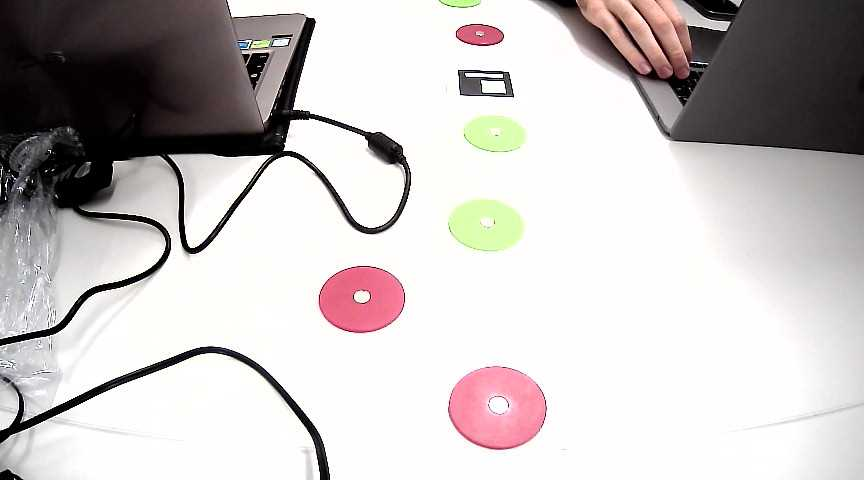
#> input picture playground/discs_images/disc_6.png, 864 x 480 px, found by its file name
$ jupyter execute test_discs.ipynb   (older library calls are emulated)
#> lines starting #> are read from the running program, lines starting #| are printed output that depends on the picture; after the words box and inside, x2 and y2 are one past the last pixel; in counts of white or black regions, pixels touching at a corner belong together; long printed decimals are rounded
[cell 1]
import cv2

import matplotlib.pyplot as plt
import numpy as np

[cell 2]
def find_variable_name(value, namespace):
    for name, val in namespace.items():
        if val is value:
            return name
    return None


def plot(*imgs, lbls=None): # variable number of positional arguments *imgs (The * in this context is the unpacking or "splat" operator)
    fig = plt.figure(figsize=(10,10))
    if lbls is None:
        lbls = ['']*len(imgs)
    dim = np.ceil(np.sqrt(len(imgs))).astype(int) #  calculates the square root of the number of images, which is then used to determine the dimensions of a square grid.
    for i, (im, lbl) in enumerate(zip(imgs, lbls)): # we get both the index and the corresponding image and label
        ax = fig.add_subplot(dim,dim,i+1)
        if len(im.shape) == 2:
            ax.imshow(im, cmap='gray')
        else:
            ax.imshow(cv2.cvtColor(im, cv2.COLOR_BGR2RGB))
        ax.axis('off')
        ax.set_title(find_variable_name(im, globals()) if lbl == '' else lbl)
    plt.show()

[cell 3]
img = cv2.imread('disc_6.png')
#> img is the input picture: shape (480, 864, 3); mean B, G, R 193.3, 193.8, 198.6
gray = cv2.cvtColor(img, cv2.COLOR_BGR2GRAY)
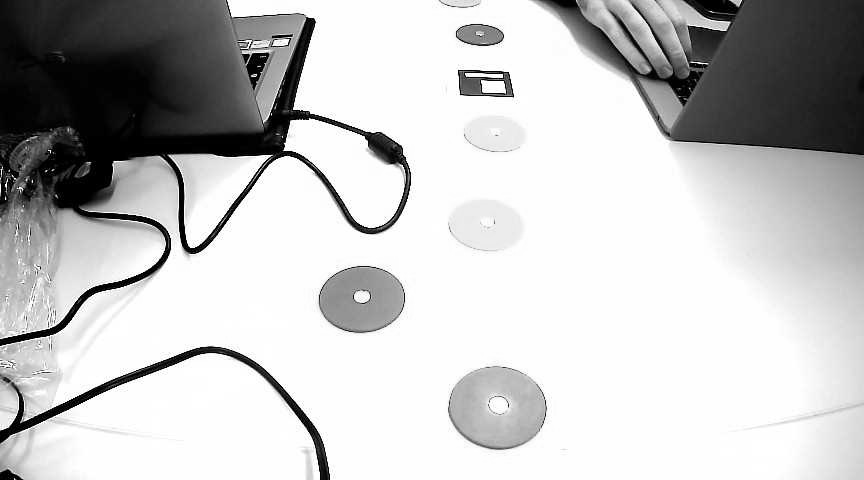
#> gray: shape (480, 864); min 0, max 255, mean 195.1

# kernel = np.ones((3, 3), np.uint8)

# gray = cv2.morphologyEx(gray, cv2.MORPH_OPEN, kernel, iterations=2)
# gray = cv2.morphologyEx(gray, cv2.MORPH_CLOSE, kernel, iterations=2)

# Apply Hough transform on the blurred image.
detected_circles = cv2.HoughCircles(gray,
                   cv2.HOUGH_GRADIENT, 1, minDist=40, param1 = 100,
               param2 = 30, minRadius = 20, maxRadius = 50)
#> detected_circles = [[499.5, 402.5, 47.2], [50.5, 174.5, 33.8], [371.5, 202.5, 30.9], [365.5, 294.5, 39.1], [143.5, 246.5, 27.9]]

# Draw circles that are detected.
if detected_circles is not None:

    # Convert the circle parameters a, b and r to integers.
    detected_circles = np.uint16(np.around(detected_circles))
#> detected_circles = [[500, 402, 47], [50, 174, 34], [372, 202, 31], [366, 294, 39], [144, 246, 28]]

    for pt in detected_circles[0, :]:
        a, b, r = pt[0], pt[1], pt[2]

        # Draw the circumference of the circle.
        cv2.circle(img, (a, b), r, (0, 255, 0), 2)

        # Draw a small circle (of radius 1) to show the center.
        cv2.circle(img, (a, b), 1, (0, 0, 255), 3)
#> this loop made 5 passes
#> img: shape (480, 864, 3); 0.85% of pixels changed, all inside (x1, y1, x2, y2) = (15, 139, 549, 451)

plot(img)

[cell 4]
img = cv2.imread('disc_6.png')
# img = cv2.cvtColor(img, cv2.COLOR_BGR2RGB)

hsv = cv2.cvtColor(img, cv2.COLOR_BGR2HSV)
#> hsv: shape (480, 864, 3); mean H, S, V 51.1, 18.7, 199.2

# Threshold of blue in HSV space
# lower_blue = np.array([60, 35, 140])
# upper_blue = np.array([180, 255, 255])

lower_red = np.array([60, 40, 150]) # HSV
upper_red = np.array([190, 190, 255])

hsv_green_lower = np.array([10, 40, 35])
hsv_green_upper = np.array([80, 255, 255])

mask1 = cv2.inRange(hsv, lower_red, upper_red)
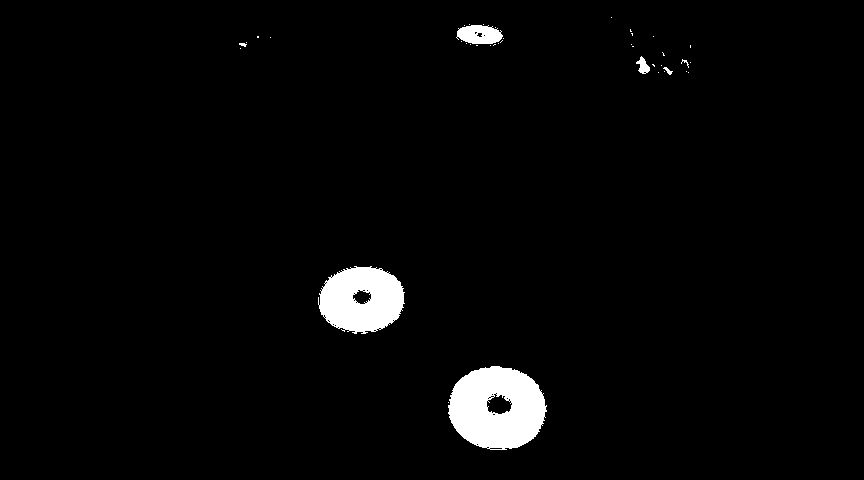
#> mask1: shape (480, 864); 2.7% white; 40 white regions (33 under 20 px), largest, box (x1, y1, x2, y2) and area: (448, 366, 547, 450) 6090, (318, 266, 405, 334) 4320, (456, 25, 503, 44) 678
mask2 = cv2.inRange(hsv, hsv_green_lower, hsv_green_upper)
#> mask2: shape (480, 864); 1.3% white; 74 white regions (66 under 20 px), largest, box (x1, y1, x2, y2) and area: (448, 199, 524, 252) 3050, (463, 116, 525, 152) 1774, (439, 0, 480, 8) 271
# mask2 = cv2.inRange(hsv, lower_blue, upper_blue)


# The black region in the mask has the value of 0,
# so when multiplied with original image removes all non-blue regions
red_circles = cv2.bitwise_and(img, img, mask = mask1)
green_circles = cv2.bitwise_and(img, img, mask = mask2)

# cv2.cvtColor(result, cv2.COLOR_BGR2GRAY)

plot(img, red_circles, green_circles)

See [here](https://www.geeksforgeeks.org/python-opencv-connected-component-labeling-and-analysis/)

[cell 5]
# Analysis of red circles

red_circles_gray = cv2.cvtColor(red_circles, cv2.COLOR_BGR2GRAY)
red_circles_gray = cv2.GaussianBlur(red_circles_gray, (5,5), 0)
_, red_circles_binary_image = cv2.threshold(red_circles_gray, 100, 255, cv2.THRESH_BINARY)
#> red_circles_binary_image: shape (480, 864); 2.6% white; 7 white regions (3 under 20 px), largest, box (x1, y1, x2, y2) and area: (449, 366, 546, 449) 6016, (319, 267, 404, 334) 4177, (457, 25, 502, 44) 609, (637, 57, 650, 73) 107

kernel = np.ones((3, 3), np.uint8)
red_circles_binary_image = cv2.morphologyEx(red_circles_binary_image, cv2.MORPH_OPEN, kernel, iterations=3)
#> red_circles_binary_image: shape (480, 864); 2.6% white; 3 white regions, box (x1, y1, x2, y2) and area: (449, 366, 546, 448) 6009, (320, 267, 404, 331) 4154, (459, 25, 500, 44) 560
red_circles_binary_image = cv2.morphologyEx(red_circles_binary_image, cv2.MORPH_CLOSE, kernel, iterations=3)
#> red_circles_binary_image: shape (480, 864); 2.6% white; 3 white regions, box (x1, y1, x2, y2) and area: (449, 366, 546, 448) 6018, (320, 267, 404, 331) 4182, (459, 25, 500, 44) 600

totalLabels_red, labels, stats, centroids_red = cv2.connectedComponentsWithStats(red_circles_binary_image,8, cv2.CV_32S) # each pixel in the binary image is assigned a label
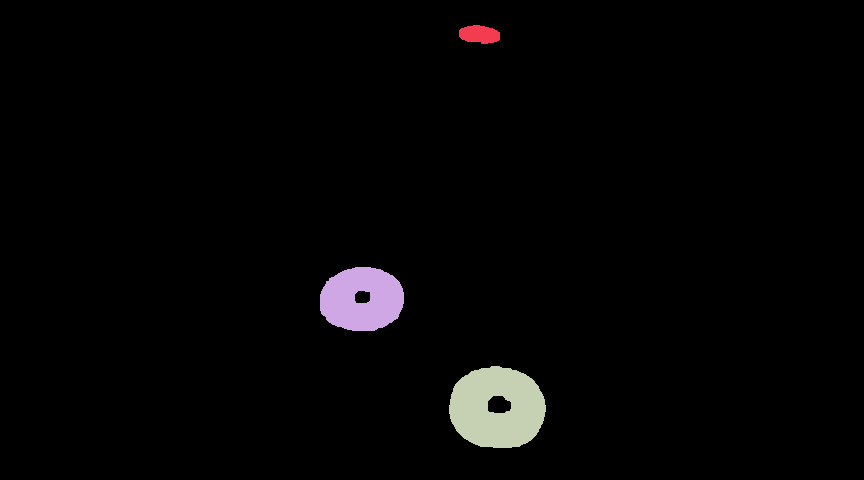
#> labels: shape (480, 864) int32; 4 distinct labels, from 0 to 3; one colour per label, 0 black
#> totalLabels_red = 4; stats = [[0, 0, 864, 480, 403920], [459, 25, 41, 19, 600], [320, 267, 84, 64, 4182], [449, 366, 97, 82, 6018]]; centroids_red = [[431.2, 236.7], [479, 34.05], [361.5, 299], [496.7, 407.6]]
                                                                                                     # representing the connected component it belongs to.

colors = np.random.randint(0,255, size=(totalLabels_red,3), dtype=np.uint8) # as many random colors as labels
#> colors = [[172, 10, 127], [140, 47, 170], [196, 151, 117], [166, 22, 183]]
colors[0] = [0,0,0] # color[0] is the background

red_colored_components = colors[labels] # array broadcasting -> we obtain an array where each pixel's label in the original binary
                                    # image is replaced by the corresponding color from the colors array.


print("Total red components:", totalLabels_red-1)
#| Total red components: 3

# Analysis of green circles

green_circles_gray = cv2.cvtColor(green_circles, cv2.COLOR_BGR2GRAY)
green_circles_gray = cv2.GaussianBlur(green_circles_gray, (5,5), 0)
_, green_circles_binary_image = cv2.threshold(green_circles_gray, 100, 255, cv2.THRESH_BINARY)
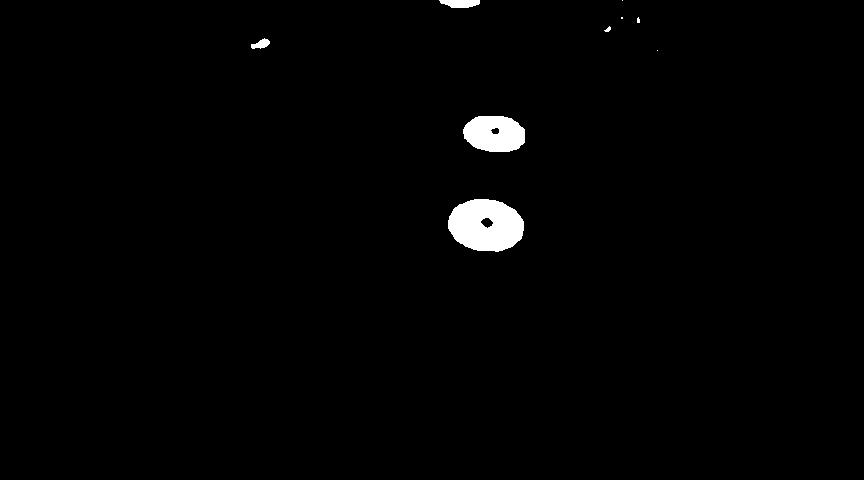
#> green_circles_binary_image: shape (480, 864); 1.3% white; 9 white regions (4 under 20 px), largest, box (x1, y1, x2, y2) and area: (448, 199, 524, 252) 3082, (463, 116, 525, 152) 1795, (439, 0, 480, 8) 263, (251, 38, 270, 49) 122, (604, 26, 611, 32) 23

kernel = np.ones((3, 3), np.uint8)
green_circles_binary_image = cv2.morphologyEx(green_circles_binary_image, cv2.MORPH_OPEN, kernel, iterations=3)
#> green_circles_binary_image: shape (480, 864); 1.2% white; 4 white regions, box (x1, y1, x2, y2) and area: (448, 199, 524, 251) 3078, (464, 116, 525, 152) 1790, (441, 0, 480, 8) 259, (260, 40, 267, 47) 49
green_circles_binary_image = cv2.morphologyEx(green_circles_binary_image, cv2.MORPH_CLOSE, kernel, iterations=3)
#> green_circles_binary_image: shape (480, 864); 1.3% white; 4 white regions, box (x1, y1, x2, y2) and area: (448, 199, 524, 251) 3155, (464, 116, 525, 152) 1827, (441, 0, 480, 8) 259, (260, 40, 267, 47) 49

totalLabels_green, labels, stats, centroids_green = cv2.connectedComponentsWithStats(green_circles_binary_image,8, cv2.CV_32S) # each pixel in the binary image is assigned a label
#> labels: shape (480, 864) int32; 5 distinct labels, from 0 to 4
#> totalLabels_green = 5; stats = [[0, 0, 864, 480, 409430], [441, 0, 39, 8, 259], [260, 40, 7, 7, 49], [464, 116, 61, 36, 1827], [448, 199, 76, 52, 3155]]; centroids_green = [[430.8, 240.3], [460.4, 2.99], [263, 43], [494.3, 133.4], [485.6, 224.9]]
                                                                                                     # representing the connected component it belongs to.

colors = np.random.randint(0,255, size=(totalLabels_green,3), dtype=np.uint8) # as many random colors as labels
#> colors = [[192, 204, 33], [216, 67, 179], [78, 154, 251], [82, 162, 219], [195, 118, 125]]
colors[0] = [0,0,0] # color[0] is the background

green_colored_components = colors[labels] # array broadcasting -> we obtain an array where each pixel's label in the original binary
                                    # image is replaced by the corresponding color from the colors array.


print("Total red components:", totalLabels_red-1)
#| Total red components: 3
print("\nTotal green components:", totalLabels_green-1)
#| Total green components: 4

print("\nCentroidi dei cerchi rossi:\n",centroids_red[1:])
#| Centroidi dei cerchi rossi:
#|  [[479.017  34.048]
#|  [361.488 298.998]
#|  [496.746 407.552]]
print("\nCentroidi dei cerchi verdi:\n", centroids_green[1:])
#| Centroidi dei cerchi verdi:
#|  [[460.413   2.988]
#|  [263.          43.        ]
#|  [494.262 133.425]
#|  [485.592 224.906]]


plot(red_circles_binary_image, red_colored_components, green_circles_binary_image, green_colored_components)
#> in plot (call 3), `plt.show()`:
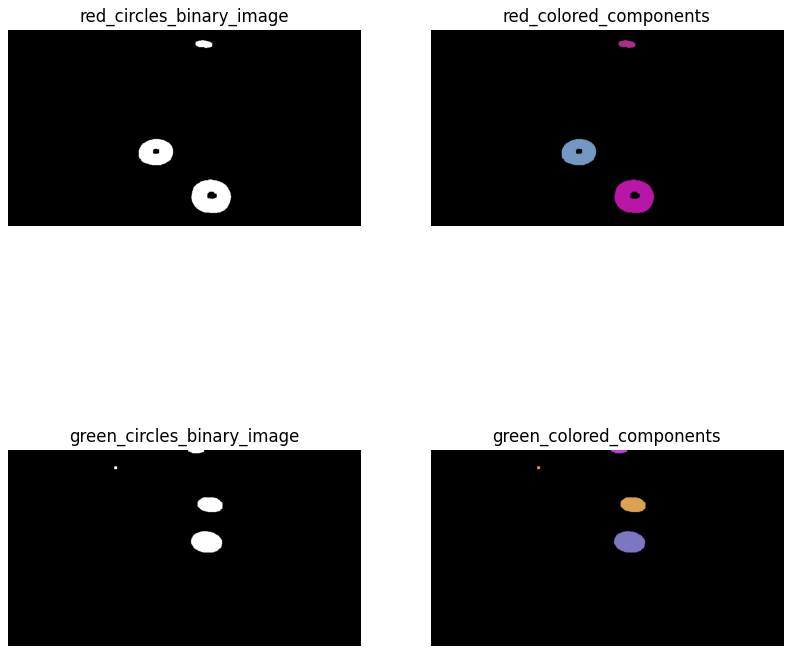
#> figure drawn by matplotlib, 4 panels

## Tutto insieme in una funzione

[cell 6]
def find_centroids(img, color):
    """Takes an input images and returns a list containing the x (left to right) and y (top to bottom)"""
#> called with color = 'red'

    hsv = cv2.cvtColor(img, cv2.COLOR_BGR2HSV)

    if color == "red":
        lower = np.array([60, 40, 150])
        upper = np.array([190, 190, 255])

    elif color == "green":
        lower = np.array([10, 40, 35])
        upper = np.array([80, 255, 255])

    mask = cv2.inRange(hsv, lower, upper)

    circles = cv2.bitwise_and(img, img, mask = mask)

    circles_gray = cv2.cvtColor(circles, cv2.COLOR_BGR2GRAY)
    circles_gray = cv2.GaussianBlur(circles_gray, (5,5), 0)
    _, circles_binary_image = cv2.threshold(circles_gray, 100, 255, cv2.THRESH_BINARY)

    kernel = np.ones((3, 3), np.uint8)
    circles_binary_image = cv2.morphologyEx(circles_binary_image, cv2.MORPH_OPEN, kernel, iterations=3)
    circles_binary_image = cv2.morphologyEx(circles_binary_image, cv2.MORPH_CLOSE, kernel, iterations=3)

    totalLabels, labels, stats, centroids = cv2.connectedComponentsWithStats(circles_binary_image,8, cv2.CV_32S) # each pixel in the binary image is assigned a label
#> totalLabels = 4; stats = [[0, 0, 864, 480, 403920], [459, 25, 41, 19, 600], [320, 267, 84, 64, 4182], [449, 366, 97, 82, 6018]]; centroids has the same summary as centroids_red outside find_centroids
                                                                                                        # representing the connected component it belongs to.

    colors = np.random.randint(0,255, size=(totalLabels,3), dtype=np.uint8) # as many random colors as labels
#> colors = [[103, 125, 229], [216, 9, 164], [116, 108, 211], [222, 161, 159]]
    colors[0] = [0,0,0] # color[0] is the background

    colored_components = colors[labels] # array broadcasting -> we obtain an array where each pixel's label in the original binary
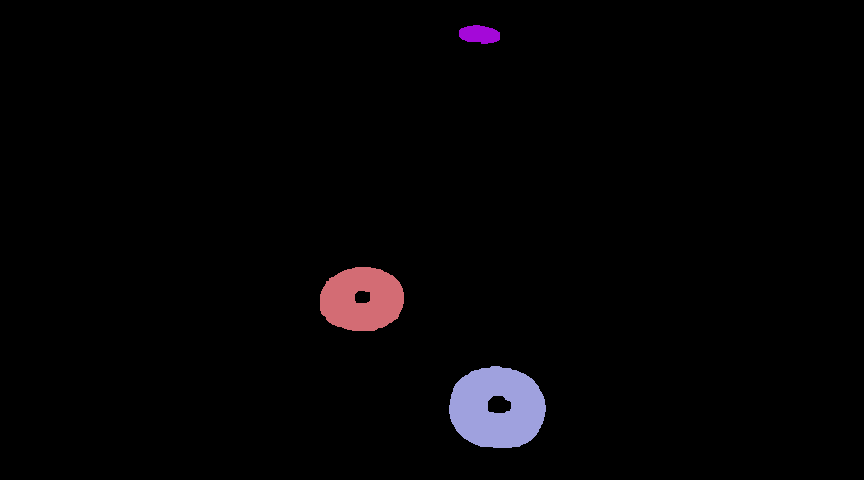
#> colored_components: shape (480, 864, 3); mean of channels 0, 1, 2 4.7, 3.4, 4.7; drawn as B, G, R
                                        # image is replaced by the corresponding color from the colors array.


    return centroids, colored_components, totalLabels, stats


img = cv2.imread('disc_6.png')
centroids_red, red_components, totalLabels_red, stats_red = find_centroids(img, "red")
#> stats_red has the same summary as stats in find_centroids
centroids_green, green_components, totalLabels_green, stats_green = find_centroids(img, "green")
#> stats_green = [[0, 0, 864, 480, 409430], [441, 0, 39, 8, 259], [260, 40, 7, 7, 49], [464, 116, 61, 36, 1827], [448, 199, 76, 52, 3155]]

print(centroids_red)
#| [[431.182 236.685]
#|  [479.017  34.048]
#|  [361.488 298.998]
#|  [496.746 407.552]]
print([i for i in range(totalLabels_red)])
#| [0, 1, 2, 3]

for i in range(1, totalLabels_red):
	x = stats_red[i, cv2.CC_STAT_LEFT]
	y = stats_red[i, cv2.CC_STAT_TOP]
	w = stats_red[i, cv2.CC_STAT_WIDTH]
	h = stats_red[i, cv2.CC_STAT_HEIGHT]
	area = stats_red[i, cv2.CC_STAT_AREA]
	(cX, cY) = centroids_red[i]
	img=cv2.rectangle(img, (x, y), (x + w, y + h), (0, 255, 0), 3)
	img=cv2.circle(img, (int(cX), int(cY)), 4, (0, 0, 255), -1)
#> this loop made 3 passes
#> (x, y, w, h, area, cX, cY) on passes 1 to 3: (459, 25, 41, 19, 600, 479, 34.05), (320, 267, 84, 64, 4182, 361.5, 299), (449, 366, 97, 82, 6018, 496.7, 407.6)
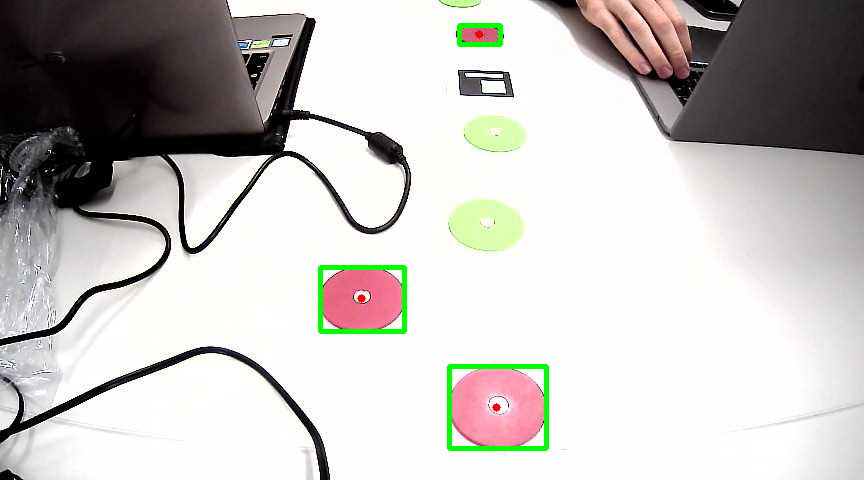
#> img: shape (480, 864, 3); mean B, G, R 191.2, 194.1, 196.4


for i in range(1, totalLabels_green):
	x = stats_green[i, cv2.CC_STAT_LEFT]
	y = stats_green[i, cv2.CC_STAT_TOP]
	w = stats_green[i, cv2.CC_STAT_WIDTH]
	h = stats_green[i, cv2.CC_STAT_HEIGHT]
	area = stats_green[i, cv2.CC_STAT_AREA]
	(cX, cY) = centroids_green[i]
	img=cv2.rectangle(img, (x, y), (x + w, y + h), (0, 255, 0), 3)
	img=cv2.circle(img, (int(cX), int(cY)), 4, (0, 0, 255), -1)
#> this loop made 4 passes
#> (x, y, w, h, area, cX, cY) on passes 1 to 4: (441, 0, 39, 8, 259, 460.4, 2.99), (260, 40, 7, 7, 49, 263, 43), (464, 116, 61, 36, 1827, 494.3, 133.4), (448, 199, 76, 52, 3155, 485.6, 224.9)
#> pass 1, `img=cv2.rectangle(img, (x, y), (x + w, y + h), (0, 255, 0), 3)`:
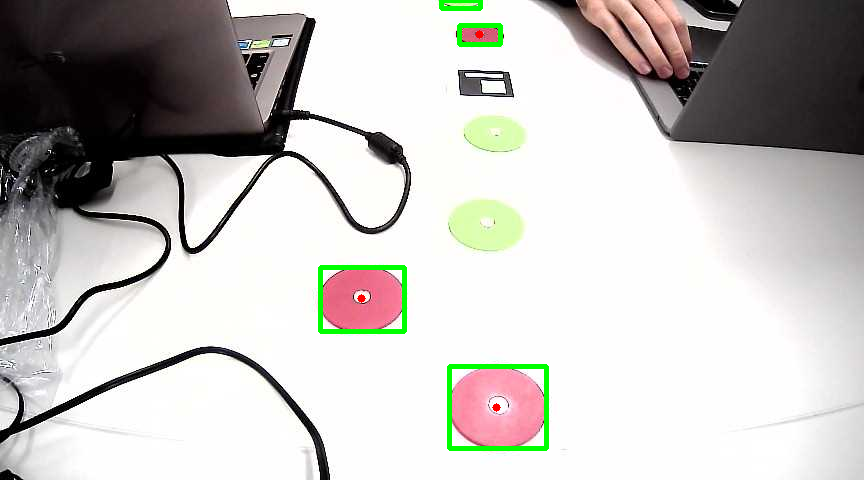
#> img: shape (480, 864, 3); 0.09% of pixels changed, all inside (x1, y1, x2, y2) = (439, 0, 483, 11)
#> after the loop:
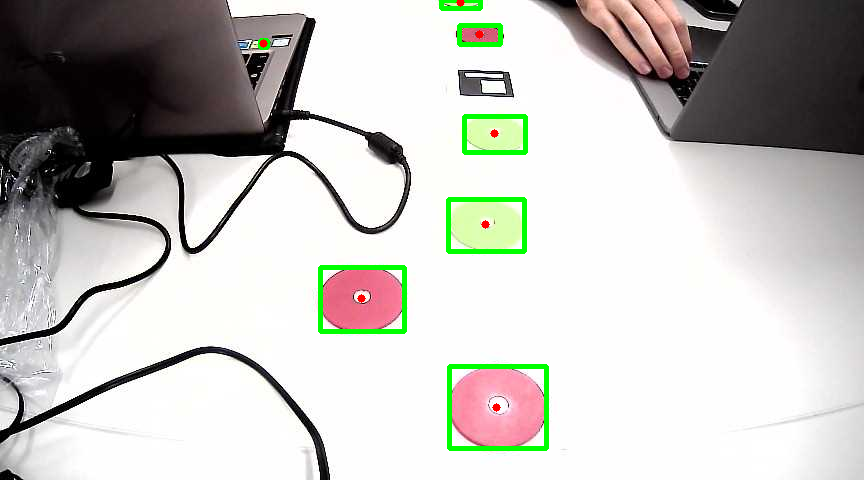
#> img: shape (480, 864, 3); mean B, G, R 189.7, 194, 194.9


plot(red_components, green_components, img)
#> in plot (call 4), `plt.show()`:
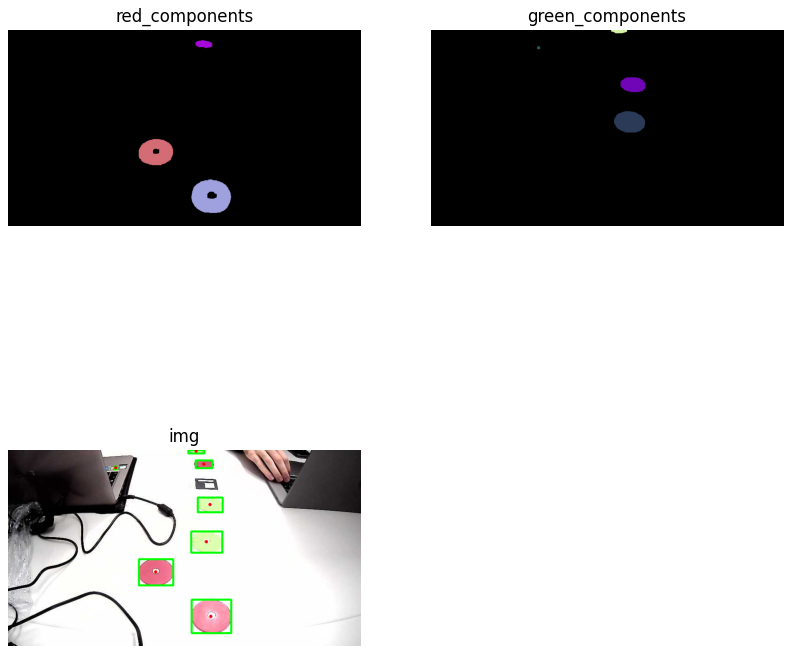
#> figure drawn by matplotlib, 3 panels
print(f"Found {len(centroids_red)} red circles with coordinates:\n {centroids_red}\n".format())
#| Found 4 red circles with coordinates:
#|  [[431.182 236.685]
#|  [479.017  34.048]
#|  [361.488 298.998]
#|  [496.746 407.552]]

print(f"Found {len(centroids_green)} green circles with coordinates:\n {centroids_green}".format())
#| Found 5 green circles with coordinates:
#|  [[430.805 240.259]
#|  [460.413   2.988]
#|  [263.          43.        ]
#|  [494.262 133.425]
#|  [485.592 224.906]]
